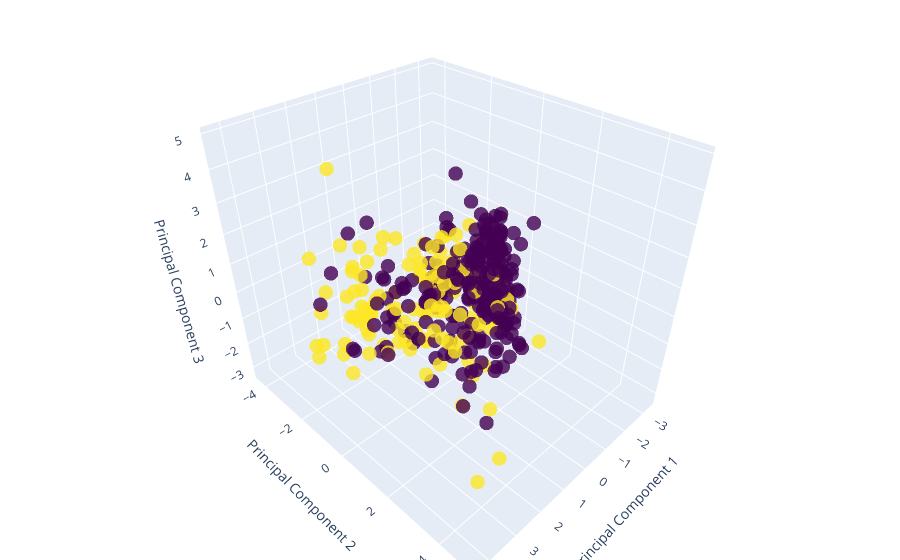

Source (notebook cell):
### Code cell
x_values = principalDf['principal component 1']
y_values = principalDf['principal component 2']
z_values = principalDf['principal component 3']
colors = new_df['Outcome'] 

# Create a 3D scatter plot
fig = go.Figure(data=[go.Scatter3d(
    x=x_values,
    y=y_values,
    z=z_values,
    mode='markers',
    marker=dict(
        size=5,
        color=colors,                
        colorscale='Viridis',  
        opacity=0.8
    )
)])


fig.update_layout(
    title='3D PCA Plot',
    scene = dict(
        xaxis_title='Principal Component 1',
        yaxis_title='Principal Component 2',
        zaxis_title='Principal Component 3'
    ),
    margin=dict(r=0, b=0, l=0, t=0)  
)


fig.show()

### Figure 1 — Plotly figure (JSON) as saved in the notebook; plotly's stock layout.template omitted (floating-point values rounded to 4 significant figures; data arrays with more than 128 entries replaced by an {"elided": "..."} marker saying what was removed)
{"data": [{"marker": {"color": {"elided": "392 int values"}, "colorscale": [[0, "#440154"], [0.1111, "#482878"], [0.2222, "#3e4989"], [0.3333, "#31688e"], [0.4444, "#26828e"], [0.5556, "#1f9e89"], [0.6667, "#35b779"], [0.7778, "#6ece58"], [0.8889, "#b5de2b"], [1, "#fde725"]], "opacity": 0.8, "size": 5}, "mode": "markers", "type": "scatter3d", "x": {"elided": "392 float values"}, "y": {"elided": "392 float values"}, "z": {"elided": "392 float values"}}], "layout": {"margin": {"b": 0, "l": 0, "r": 0, "t": 0}, "scene": {"xaxis": {"title": {"text": "Principal Component 1"}}, "yaxis": {"title": {"text": "Principal Component 2"}}, "zaxis": {"title": {"text": "Principal Component 3"}}}, "title": {"text": "3D PCA Plot"}}}
